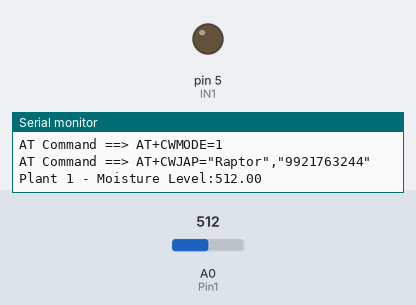
Recording of a sketch running on a simulated Arduino Uno, built with avr-gcc and run on an emulated ATmega328P. Shown: output pins drawn as LEDs (lit = HIGH), the last lines printed to the serial monitor. The test bench sets the inputs (shaded band); at power-on: A0 (Pin1) = 512. The modem accepts every AT command (registered, SIM ready, sends succeed) and sends nothing else.

Above: at 6.6 s.
At 21.6 s:
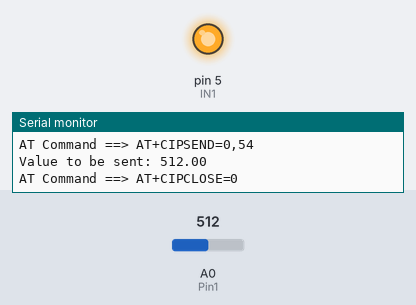
Timing chart, 0 to 43.1 s (numbered marks = the images above):
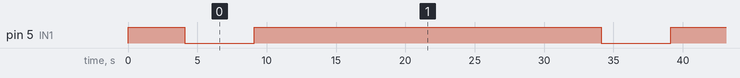

The sketch:

finaltest.ino
```cpp
#include <SoftwareSerial.h>  //Software Serial library
#include <Arduino.h>
SoftwareSerial espSerial(2, 3);   //Pin 2 and 3 act as RX and TX. Connect them to TX and RX of ESP8266
#define DEBUG true
String mySSID = "Raptor";       // WiFi SSID
String myPWD = "9921763244"; // WiFi Password
String myAPI = "NKWLHQ8KEN2DTPYV";   // API Key
String myHOST = "api.thingspeak.com";
String myPORT = "80";
String myFIELD = "field1";

int IN1 = 5;//relay
int Pin1 = A0;
float sensor1Value = 0;
void setup()
{
  Serial.begin(9600);
  espSerial.begin(115200);
  pinMode(IN1, OUTPUT);
  pinMode(Pin1, INPUT);
  digitalWrite(IN1, HIGH);
  delay(100);

  espData("AT+RST", 1000, DEBUG);                      //Reset the ESP8266 module
  espData("AT+CWMODE=1", 1000, DEBUG);                 //Set the ESP mode as station mode
  espData("AT+CWJAP=\""+ mySSID +"\",\""+ myPWD +"\"", 1000, DEBUG);   //Connect to WiFi network
  /*while(!esp.find("OK"))
  {
      //Wait for connection
  }*/
  delay(1000);

}

  void loop()
  {

   Serial.print("Plant 1 - Moisture Level:");
   sensor1Value = analogRead(Pin1);
   Serial.println(sensor1Value);

   if (sensor1Value > 450) {
       digitalWrite(IN1, LOW);
       delay(5000);
       digitalWrite(IN1, HIGH);
   } else {
       digitalWrite(IN1, HIGH);
   }

    String sendData = "GET /update?api_key="+ myAPI +"&"+ myFIELD +"="+String(sensor1Value);
    espData("AT+CIPMUX=1", 1000, DEBUG);       //Allow multiple connections
    espData("AT+CIPSTART=0,\"TCP\",\""+ myHOST +"\","+ myPORT, 1000, DEBUG);
    espData("AT+CIPSEND=0," +String(sendData.length()+4),1000,DEBUG);
    espSerial.find(">");
    espSerial.println(sendData);
    Serial.print("Value to be sent: ");
    Serial.println(sensor1Value);

    espData("AT+CIPCLOSE=0",1000,DEBUG);
    delay(20000);
  }

  String espData(String command, const int timeout, boolean debug)
{
  Serial.print("AT Command ==> ");
  Serial.print(command);
  Serial.println("     ");

  String response = "";
  espSerial.println(command);
  long int time = millis();
  while ( (time + timeout) > millis())
  {
    while (espSerial.available())
    {
      char c = espSerial.read();
      response += c;
    }
  }
  if (debug)
  {
    //Serial.print(response);
  }
  return response;
}
```

Measured:
- by itself, pin 5 (IN1): alternates HIGH for 25.0 s and LOW for 5.0 s
